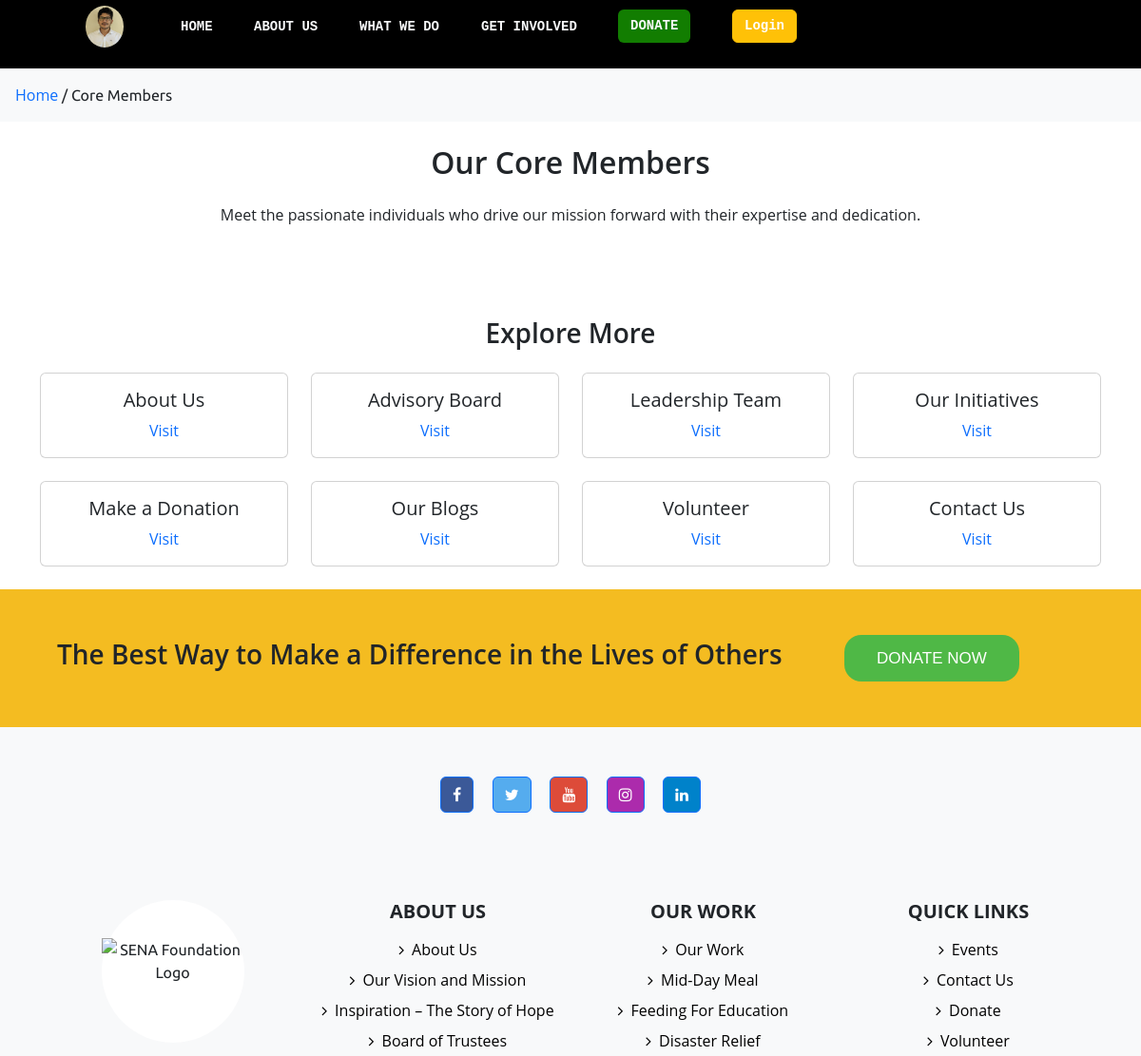
/board-of-trustees/ (upper part), run on an earlier commit of the app's database.
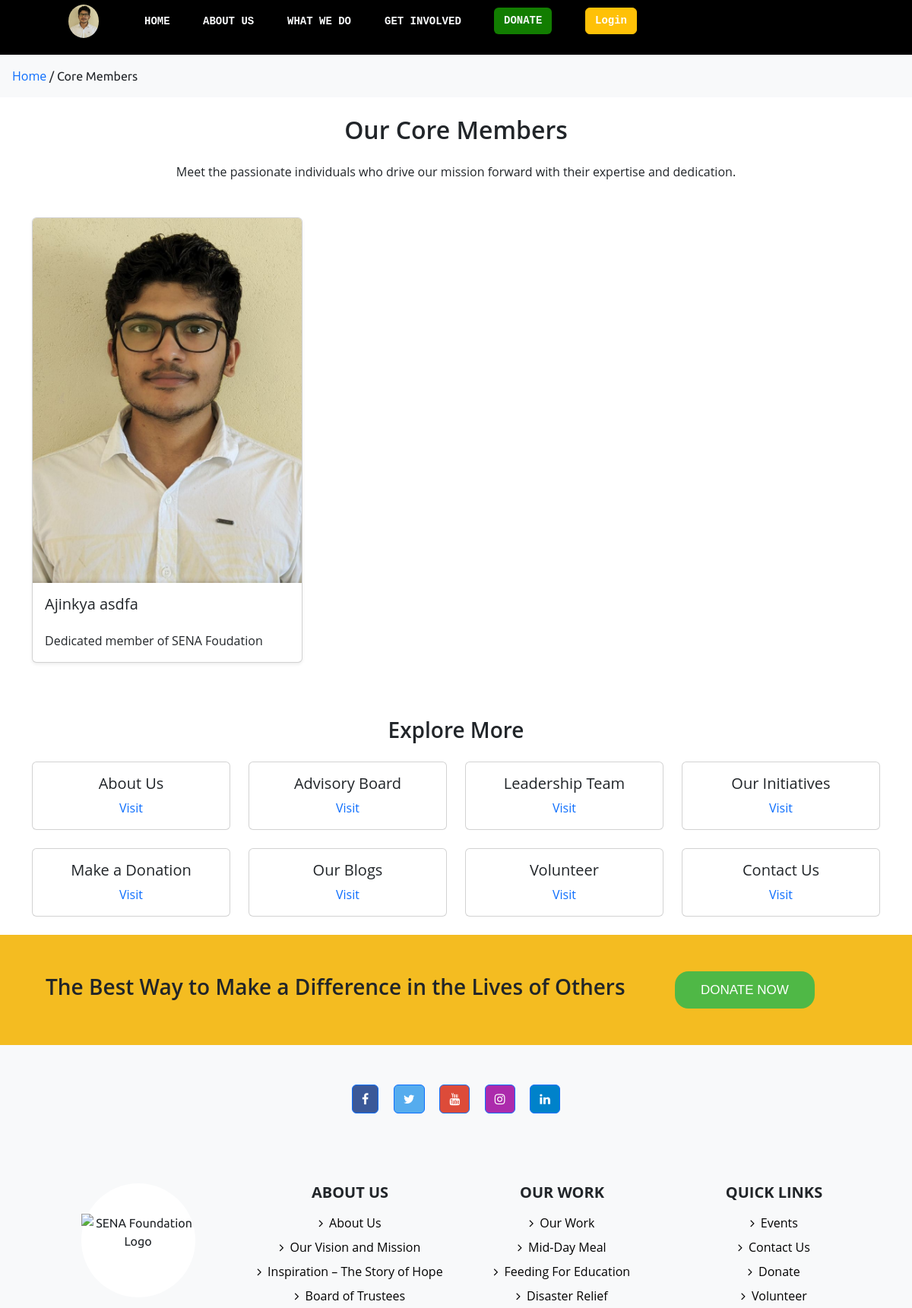
And on a later commit of the database.
### non_blog/models.py (models this page shows, shortened)
class Trustees(models.Model):
    team_id = models.AutoField(primary_key=True)
    name = models.CharField(max_length=20)
    designation = models.CharField(max_length=200,blank=True, null=True, default="Executive Member")
    about = models.CharField(max_length=400,blank=True,default="Dedicated member of SENA Foudation")
    image  = models.ImageField(upload_to='team/',blank=True)

### non_blog/views.py (the view)
# urls.py: path('board-of-trustees/', trustees ,name="trustees" ),
def trustees(request):
    trustees = Trustees.objects.all()
    return render(request,'non-blog/about/trustees.html',{'trustees':trustees,})

### templates/non-blog/about/trustees.html (shortened to what the changed rows need)
{% extends "base/base_other_pages.html" %}
{% block content %}
<div class="container mt-4">
    <h2 class="text-center mb-4">Our Core Members</h2>
    <div class="row">
        {% for trustee in trustees %}
        <div class="col-md-4 mb-4 d-flex">
            <div class="card shadow-sm advisor-card flex-fill" data-bs-toggle="modal" data-bs-target="#memberModal" data-name="{{ trustee.name }}" data-work="{{ trustee.work }}" data-about="{{ trustee.about }}" data-image="{{ trustee.image.url }}">
                {% if trustee.image %}
                    <img src="{{ trustee.image.url }}" alt="{{ trustee.name }}" class="card-img-top img-fluid" style="object-fit: cover; height: 30em;">
                {% else %}
                    <img src="https://via.placeholder.com/300" alt="Placeholder for {{ trustee.name }}" class="card-img-top img-fluid" style="object-fit: cover; height: 30em;">
                {% endif %}
                <div class="card-body d-flex flex-column">
                    <h5 class="card-title">{{ trustee.name }}</h5>
                    <p class="card-text">{{ trustee.about }}</p>
                </div>
            </div>
        </div>
        {% endfor %}
    </div>
</div>
{% endblock %}

What changed in the data, as far as the page shows it:
added Trustees: image (picture), name "Ajinkya asdfa", about "Dedicated member of SENA Foudation"
